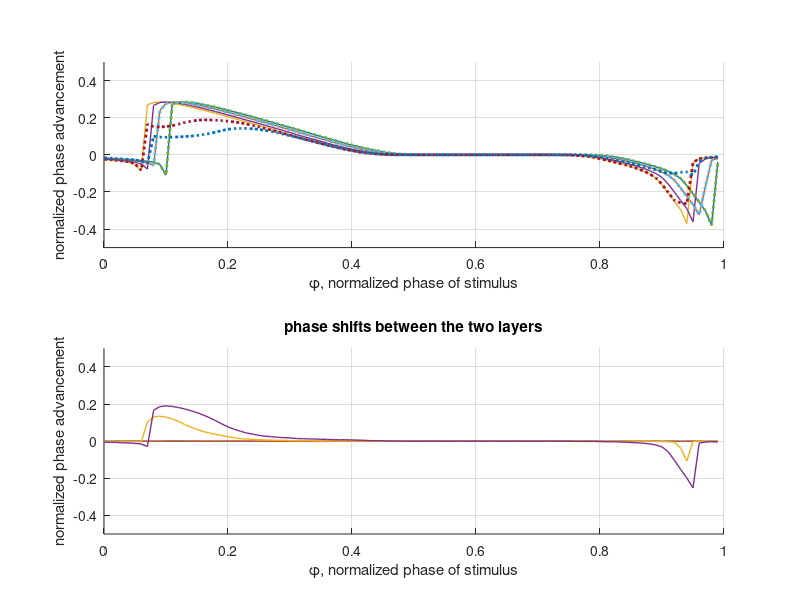

Write the MATLAB code that produced this figure. (Note: this script raises an error after producing the figure.)
clear all
clc

col = [0.75 0.75 0.75;
       0.25, 0.75, 0;
       0, 0.75, 0.75;
       1, 0, 0;];

load ('RG_0.1_in.mat')
F1 = phase_shift(1,:);
R1 = RG_phase_shift(1,:);

load ('RG_0.05_in.mat')
F2 = phase_shift(2,:);
R2 = RG_phase_shift(2,:);

load ('RG_0.01_in.mat')
F3 = phase_shift(4,:);
R3 = RG_phase_shift(4,:);

load ('RG_0.005_in.mat')
F4 = phase_shift(5,:);
R4 = RG_phase_shift(5,:);

num_phase = 100;
F = [F1;F2;F3;F4];
R = [R1;R2;R3;R4];

figure(1)
subplot(2,1,1)
hold on
plot((0:num_phase-1)/num_phase,R,'LineWidth',1)
plot((0:num_phase-1)/num_phase,F,':','LineWidth',2)
grid on
ylim([-0.5 0.5])
xlabel('\phi, normalized phase of stimulus')
ylabel('normalized phase advancement')
% legend('RG phase response','PF phase response')


subplot(2,1,2)
hold on
plot((0:num_phase-1)/num_phase,R-F,'LineWidth',1)
grid on
ylim([-0.5 0.5])
xlabel('\phi, normalized phase of stimulus')
ylabel('normalized phase advancement')
title('phase shifts between the two layers')

colororder(col)
set(gcf,'Position',[500 200 600 500])
sgtitle('I_a_p_p = - 0.5, perturb RG')

   